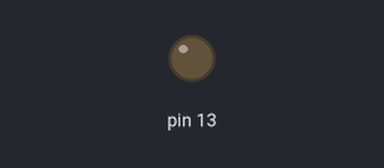
A sketch run on a simulated Arduino Uno, built with avr-gcc and run on an emulated ATmega328P. On the bench: output pins drawn as LEDs (lit = HIGH).

Above: at 2.4 s.
At 16.5 s:
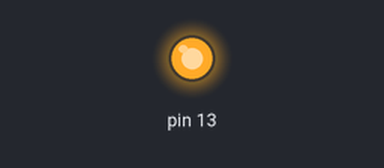
Timing chart, 0 to 17.4 s (numbered marks = the images above):
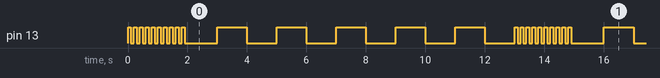

Measured:
- by itself, pin 13: repeats every 13.4 s: HIGH 0.10 s, 5 × (LOW 1.1 s, HIGH 1.0 s), LOW 1.0 s, 9 × (HIGH 0.10 s, LOW 0.10 s)
- by itself, everything shown: repeats every 13.0 s, in 30 steps

The sketch:

First_Arduino_Code.ino
```cpp
void setup() {
  pinMode(13, OUTPUT);
}

void loop() {
  blink(100, 10, 13);
  delay(1000);
  blink(1000, 5, 13);
}

void blink(int delay_time, int loop_amount, int pin) {
  for (int i = 0; i < loop_amount; i++) {
    digitalWrite(pin, HIGH);
    delay(delay_time);
    digitalWrite(pin, LOW);
    delay(delay_time);
  }
}
```
